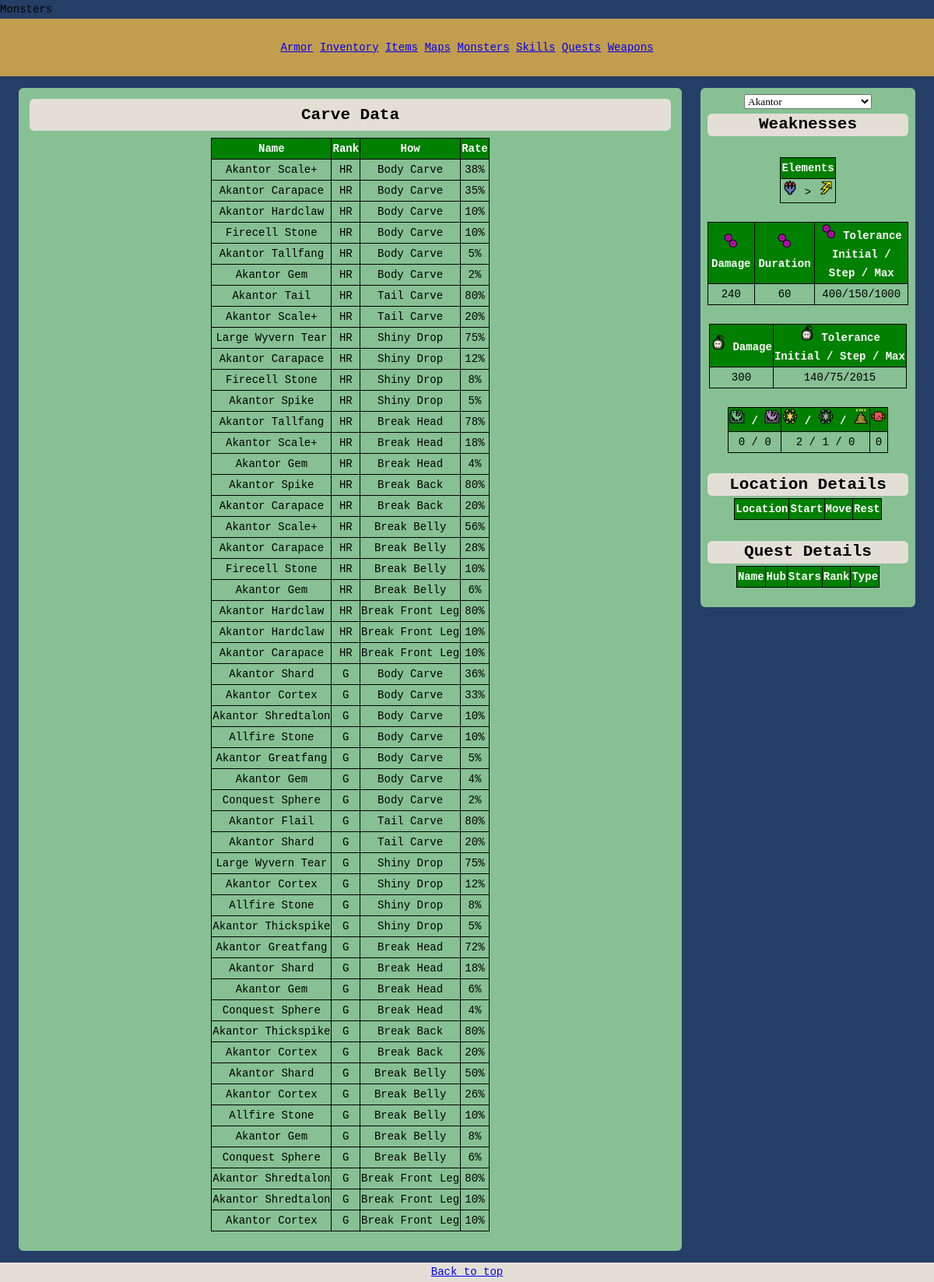
Before: /monsters.php with the older database file.
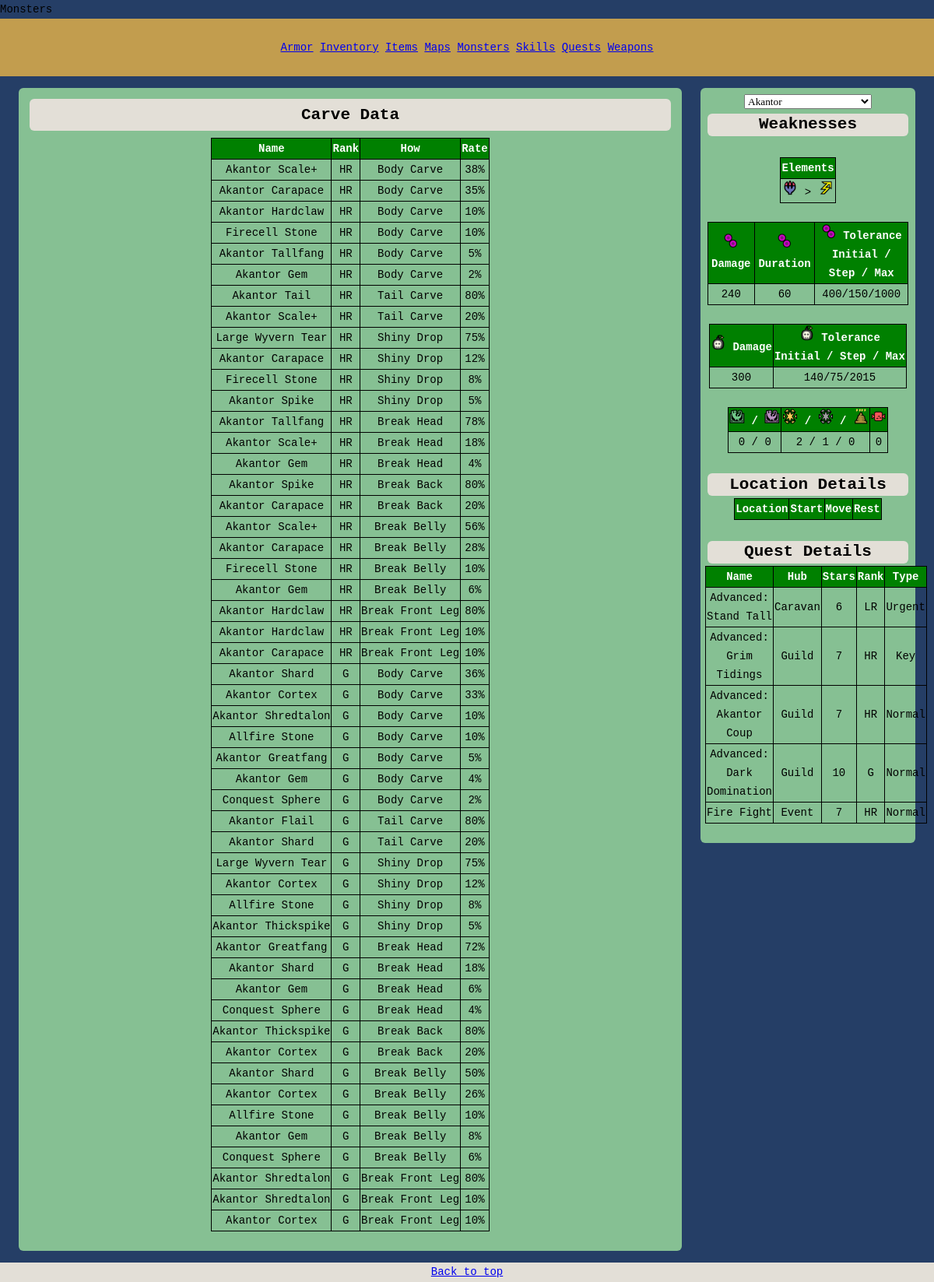
After: the same page with the newer database file.
### tables this page shows
CREATE TABLE IF NOT EXISTS `monsters` (
  `id` int(5) NOT NULL,
  `monster` varchar(80) NOT NULL,
  `type` varchar(20) NOT NULL,
  `weakness` varchar(20) DEFAULT NULL,
  `weaknessCount` int(1) DEFAULT NULL,
  `poisonDamage` int(5) DEFAULT NULL,
  `poisonDuration` int(5) DEFAULT NULL,
  `poisonLimits` varchar(20) DEFAULT NULL,
  `blastDamage` int(5) DEFAULT NULL,
  `blastLimits` varchar(20) DEFAULT NULL,
  `pitfallTrap` int(1) DEFAULT NULL,
  `shockTrap` int(1) DEFAULT NULL,
  `flashBomb` int(1) DEFAULT NULL,
  `sonicBomb` int(1) DEFAULT NULL,
  `dungBomb` int(1) DEFAULT NULL,
  `meat` int(1) DEFAULT NULL,
  PRIMARY KEY (`id`)
);

CREATE TABLE IF NOT EXISTS `huntingreward` (
  `id` int(5) NOT NULL,
  `itemId` int(5) NOT NULL,
  `acquiredBy` varchar(30) NOT NULL,
  `monsterId` int(3) NOT NULL,
  `rank` varchar(2) NOT NULL,
  `stackSize` int(2) NOT NULL,
  `percentage` int(3) NOT NULL,
  PRIMARY KEY (`id`)
);

CREATE TABLE IF NOT EXISTS `item` (
  `itemId` int(5) NOT NULL AUTO_INCREMENT,
  `name` varchar(30) NOT NULL,
  `type` varchar(15) NOT NULL,
  `subType` varchar(20) DEFAULT NULL,
  `rare` int(2) NOT NULL,
  `carryCapacity` int(2) NOT NULL,
  `buy` int(5) NOT NULL,
  `sell` int(5) NOT NULL,
  `description` varchar(150) NOT NULL,
  PRIMARY KEY (`itemId`)
);

CREATE TABLE IF NOT EXISTS `quest` (
  `questId` int(5) NOT NULL,
  `name` varchar(80) NOT NULL,
  `goal` varchar(80) NOT NULL,
  `hub` varchar(20) DEFAULT NULL,
  `hubId` int(1) NOT NULL,
  `type` varchar(10) DEFAULT NULL,
  `typeId` int(1) NOT NULL,
  `stars` int(2) DEFAULT NULL,
  `rankId` int(5) NOT NULL,
  `rank` varchar(2) DEFAULT NULL,
  `locationId` int(5) DEFAULT NULL,
  `timeLimit` int(2) DEFAULT NULL,
  `fee` int(4) DEFAULT NULL,
  `reward` int(5) DEFAULT NULL,
  `hunterRankPoints` int(4) DEFAULT NULL,
  `subGoal` varchar(80) DEFAULT NULL,
  `subReward` int(5) DEFAULT NULL,
  `subHunterRankPoints` int(4) DEFAULT NULL,
  PRIMARY KEY (`questId`)
);

### assets/modules/monsters/vars.php (called while the page is built)
<?php
    if(isset($_POST['postCheck'])) {
        $monsterId=$_POST['monsterDropdown'];
    } else {
        $monsterId=88;
    }
?>

### assets/modules/monsters/query.php (called while the page is built)
<?php
    $sql = "SELECT *
            FROM huntingreward hr
            JOIN item i ON hr.itemId=i.itemId
            WHERE monsterId=$monsterId
            ORDER BY id";
    $result=mysqli_query($mysqli, $sql) or die(mysqli_error($mysqli) . '; carve table error');
?>

### assets/modules/monsters/table.php (the view)
<table class='data'>
    <tr class='dataTh'>
        <th>Name</th>
        <th>Rank</th>
        <th>How</th>
        <th>Rate</th>
    </tr>
    <?php
        while($row=mysqli_fetch_array($result))
        {
            echo('<tr>')
                .'<td>' . $row['name']
                .'<td>' . $row['rank']
                .'<td>' . $row['acquiredBy']
                .'<td>' . $row['percentage'] . '%';
        }
    ?>
</table>

### monsters.php (shortened to what this page needs)
<!DOCTYPE html>
<html>
<head>
    <?php require_once('assets/modules/general/scripts_and_stylesheets.php'); ?>
</head>
<body>
    <div id='title'>
        Monsters
    </div>
    <div id='navigation'>
    </div>
    <form method=POST name="form">
        <?php
            require_once('assets/modules/general/db_connect.php');
            require_once('assets/modules/monsters/vars.php');
        ?>
        <div id='wrapper'>
            <div id='aside'>
                <?php require_once('assets/modules/monsters/dropdown.php'); ?>
                <?php require_once('assets/modules/monsters/weaknesses_data_prep.php'); ?>
                <br>
                <?php require_once('assets/modules/monsters/weaknesses_table.php'); ?>
                <br>
                <?php require_once('assets/modules/monsters/location_details.php'); ?>
                <br>
                <?php require_once('assets/modules/monsters/quest_details.php'); ?>
            </div>
            <div id='section'>
                <H2>Carve Data</H2>
                <?php require_once('assets/modules/monsters/query.php'); ?>
                <?php require_once('assets/modules/monsters/table.php'); ?>
            </div>
        </div>
        <div id='footer'>
            <a href='#top'>Back to top</a>
        </div>
    </form>
</body>
</html>

### assets/modules/general/scripts_and_stylesheets.php (shortened to what this page needs)
<link rel="stylesheet" href="assets/stylesheets/main.css" type="text/css" media="only screen and (min-width: 801px)" />
<link rel="stylesheet" href="assets/stylesheets/mobile.css" type="text/css" media="only screen and (max-width: 800px)" />

### assets/modules/monsters/dropdown.php
<?php
    $sql = "SELECT monster, id
            FROM monsters
            WHERE type='monster'
            ORDER BY monster";
    $result=mysqli_query($mysqli, $sql) or die(mysqli_error($mysqli) . '; monster dropdown error');
    echo "<select name='monsterDropdown' onchange='this.form.submit()' value='' >Monster</option>";
    while($row=mysqli_fetch_array($result))
    {
        if($row[id]==$monsterId) {
            echo "<option value=$row[id] selected>$row[monster]</option>";
        } else {
            echo "<option value=$row[id]>$row[monster]</option>";
        }
    }
    echo "</select>";
?>

### assets/modules/monsters/weaknesses_data_prep.php (shortened to what this page needs)
<H2>Weaknesses</H2>
<?php
    $sql = 'SELECT *
            FROM monsters
            WHERE type="monster"
            AND id=' . $monsterId;
    $result = mysqli_query($mysqli,$sql) or die(mysqli_error($mysqli) . '; table error');
    $monsterDataRow=mysqli_fetch_array($result);
    switch($monsterDataRow['weaknessCount']) {
        case "2":
            $weaknessOne = substr($monsterDataRow['weakness'],0,3);
            $weaknessTwo = substr($monsterDataRow['weakness'],4,3);
            $separatorOne=substr($monsterDataRow['weakness'],3,1);
            $weaknessString="
                <img src=assets/resources/elements/" . $weaknessOne . ".png height='20' width='20'>
                " . $separatorOne . "
                <img src=assets/resources/elements/" . $weaknessTwo . ".png height='20' width='20'>";
            break;
    }
?>

### assets/modules/monsters/weaknesses_table.php (shortened to what this page needs)
<table class='data'>
    <tr class='dataTh'>
        <th>Elements</th>
    <tr>
        <td><?php echo($weaknessString)?>
</table>
<br>
<table class='data'>
    <tr class='dataTh'>
        <th><img src=assets/resources/elements/POI.png height='20' width='20'> Damage</th>
        <th><img src=assets/resources/elements/POI.png height='20' width='20'> Duration</th>
        <th><img src=assets/resources/elements/POI.png height='20' width='20'> Tolerance<br>Initial / Step / Max</th>
    <tr>
        <td><?php echo($monsterDataRow['poisonDamage'])?></td>
        <td><?php echo($monsterDataRow['poisonDuration'])?></td>
        <td><?php echo($monsterDataRow['poisonLimits'])?></td>
</table>
<br>
<table class='data'>
    <tr class='dataTh'>
        <th><img src=assets/resources/elements/BLA.png height='20' width='20'> Damage</th>
        <th><img src=assets/resources/elements/BLA.png height='20' width='20'> Tolerance<br>Initial / Step / Max</th>
    <tr>
        <td><?php echo($monsterDataRow['blastDamage'])?></td>
        <td><?php echo($monsterDataRow['blastLimits'])?></td>
</table>
<br>
<table class='data'>
    <tr class='dataTh'>
        <th><img src=assets/resources/tools/pitfall.png height='20' width='20'> / <img src=assets/resources/tools/shock.png height='20' width='20'></th>
        <th><img src=assets/resources/tools/flash.png height='20' width='20'> / <img src=assets/resources/tools/sonic.png height='20' width='20'> / <img src=assets/resources/tools/dung.png height='20' width='20'></th>
        <th><img src=assets/resources/tools/meat.png height='20' width='20'></th>
    <tr>
        <td><?php echo($monsterDataRow['pitfallTrap'] . ' / ' . $monsterDataRow['shockTrap'])?>
        <td><?php echo($monsterDataRow['flashBomb'] . ' / ' . $monsterDataRow['sonicBomb'] . ' / ' . $monsterDataRow['dungBomb'])?>
        <td><?php echo($monsterDataRow['meat'])?>
</table>

### assets/modules/monsters/location_details.php (shortened to what this page needs)
<H2>Location Details</H2>
<table class='data'>
    <tr class='dataTh'>
        <th>Location</th>
        <th>Start</th>
        <th>Move</th>
        <th>Rest</th>
    </tr>
</table>

### assets/modules/monsters/quest_details.php
<H2>Quest Details</H2>
<?php
    $sql = "SELECT q.name, q.rank, q.stars, q.hub, q.type
            FROM quest q
            JOIN monstertoquest mtq ON q.questId=mtq.questId
            WHERE mtq.monsterId=$monsterId
            ORDER BY q.hubId, q.rankId, q.stars";
    $result=mysqli_query($mysqli, $sql) or die(mysqli_error($mysqli) . '; monster to quest table error');
?>
<table class='data'>
    <tr class='dataTh'>
        <th>Name</th>
        <th>Hub</th>
        <th>Stars</th>
        <th>Rank</th>
        <th>Type</th>
    </tr>
    <?php
        while($row=mysqli_fetch_array($result))
        {
            echo '<tr>'
                .'<td>' . $row['name']
                .'<td>' . $row['hub']
                .'<td>' . $row['stars']
                .'<td>' . $row['rank']
                .'<td>' . $row['type']
            .'</tr>';
        }
    ?>
</table>

### assets/stylesheets/main.css (style rules this page uses)
html, body { margin:0; height:100%; font: 14px/24px "Source Code Pro", Inconsolata, "Lucida Console", Terminal, "Courier New", Courier; background:#253E66; }
h2 { background:#E3DFD7; border-radius: 6px; padding: 1%; margin: 1%; }
img { max-width: 96%; }
input, select { font-family: Lucida Console; }
.data, th, td { border: 1px solid black; max-width:98%; margin: 0 1%; border-collapse: collapse; margin-left:auto; margin-right:auto; }
.dataTh { background-color: green; color: white; }
#navigation { background:#C29D4E; padding: 25px; margin-bottom:15px; text-align: center; }
#aside, #section, #main { border-radius: 6px; text-align: center; padding:0.5%; background:#86C093; margin-right:2%; margin-left:2%; }
#wrapper { min-height:100%; position:relative; margin: 0 auto; overflow:auto; }
#aside { float: right; width: 22%; padding-bottom:25px; display: block; margin-left:1%; }
#section { float: left; width: 70%; padding-bottom:25px; display: block; margin-right:1%; }
#footer { width:100%; height:25px; position:relative; background:#E3DFD7; bottom:0; left:0; text-align: center; margin-top:15px; }

### assets/stylesheets/mobile.css (style rules this page uses)
html, body { margin:0; height:100%; font: 10px/20px "Source Code Pro", Inconsolata, "Lucida Console", Terminal, "Courier New", Courier; background:#253E66; }
h2 { background:#E3DFD7; border-radius: 6px; padding: 1%; margin: 0; margin-bottom: 1.5%; }
img { max-width:100%; height: auto; }
input, select { font-family: Lucida Console; }
.data, th, td { border: 1px solid black; max-width:98%; margin: 0 1%; border-collapse: collapse; margin-left:auto; margin-right:auto; }
.dataTh { background-color: green; color: white; }
#navigation { background:#C29D4E; padding: 2%; text-align: center; font-size: 200%; margin-bottom:2.5%; }
#title { background:#E3DFD7; text-align: center; font-weight: bold; }
#aside, #section, #main { border-radius: 6px; text-align: center; padding:0.5%; background:#86C093; margin-right:2%; margin-left:2%; margin-bottom:1.5%; padding-bottom:1.5% }
#wrapper { min-height:100%; position:relative; margin: 0 auto; overflow:auto; }
#aside { display: block; }
#section { display: block; }
#footer { width:100%; height:2.5%; position:relative; background:#E3DFD7; bottom:0; left:0; text-align: center; margin-top:1.5%; }

Changed rows visible on the page:
added quest: name "Advanced: Stand Tall", hub "Caravan", stars "6", rank "LR", type "Urgent"
added quest: name "Advanced: Grim Tidings", hub "Guild", stars "7", rank "HR", type "Key"
added quest: name "Advanced: Akantor Coup", hub "Guild", stars "7", rank "HR", type "Normal"
added quest: name "Advanced: Dark Domination", hub "Guild", stars "10", rank "G", type "Normal"
added quest: name "Fire Fight", hub "Event", stars "7", rank "HR", type "Normal"
